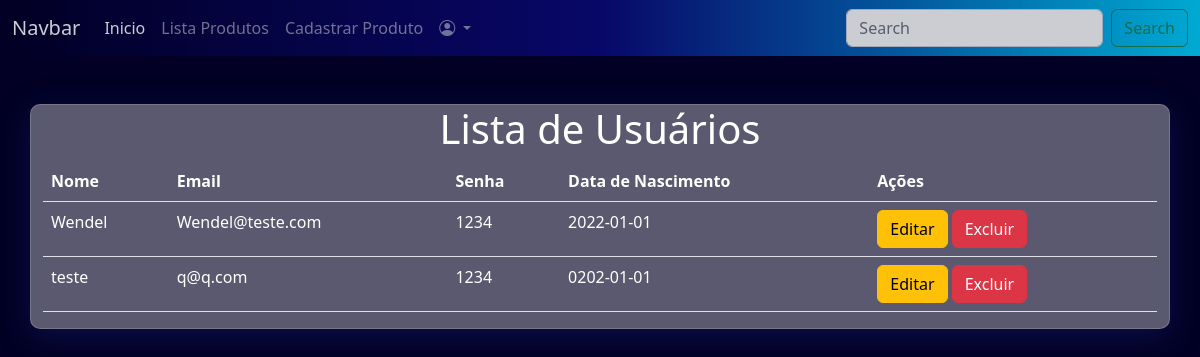
The app's page /usuarios/listaUser.php with its own data.
### tables this page shows
CREATE TABLE usuarios(
id INTEGER PRIMARY KEY AUTOINCREMENT,
nome TEXT,
email TEXT,
data_nascimento TEXT,
senha TEXT
);

### usuarios/listaUser.php (the view)
<?php
include "../configuracao/conexao.php";
$selecionar = "SELECT * FROM usuarios";
$resultado = $db->query($selecionar);
include "../componentes/header.php";
?>
<section class="py-5">
    <div class="container efeito-vidro">
        <div class="row">
            <div class="col-12">
                <h1 class="text-center">
                    Lista de Usuários
                </h1>
            </div>
        </div>
        <div class="row">
            <div class="col-12">
                <table class="table text-white">
                    <thead>
                        <tr>
                            <th scope="col">Nome</th>
                            <th scope="col">Email</th>
                            <th scope="col">Senha</th>
                            <th scope="col">Data de Nascimento</th>
                            <th scope="col">Ações</th>
                        </tr>
                    </thead>
                    <tbody>
                        <?php while($linha = $resultado->fetchArray()) { ?>
                        <tr>
                            <td><?php echo $linha["nome"]; ?></td>
                            <td><?php echo $linha["email"]; ?></td>
                            <td><?php echo $linha["senha"]; ?></td>
                            <td><?php echo $linha["data_nascimento"]; ?></td>
                            <td>
                            <a href="editarUser.php?id=<?php echo $linha["id"]; ?>"
                              class="btn btn-warning">Editar</a>
                            <a href="excluirUser.php?id=<?php echo $linha["id"]; ?>"
                              class="btn btn-danger">Excluir</a>
                            </td>
                        </tr>
                        <?php } ?>
                    </tbody>
                </table>
            </div>
        </div>
    </div>
</section>
<?php
include "../componentes/footer.php";
?>

### componentes/estilo.css (style rules this page uses)
.bg-2 { background-color: #020024; }
.efeito-vidro { background: rgba(255, 255, 255, 0.35); box-shadow: 0 8px 32px 0 rgba(31, 38, 135, 0.37); backdrop-filter: blur(13.5px); -webkit-backdrop-filter: blur(13.5px); border-radius: 10px; border: 1px solid rgba(255, 255, 255, 0.18); color: #fff; }

### records on screen
usuarios: nome "Wendel", email "Wendel@teste.com", senha "1234", data_nascimento "2022-01-01"
usuarios: nome "teste", email "q@q.com", senha "1234", data_nascimento "0202-01-01"
